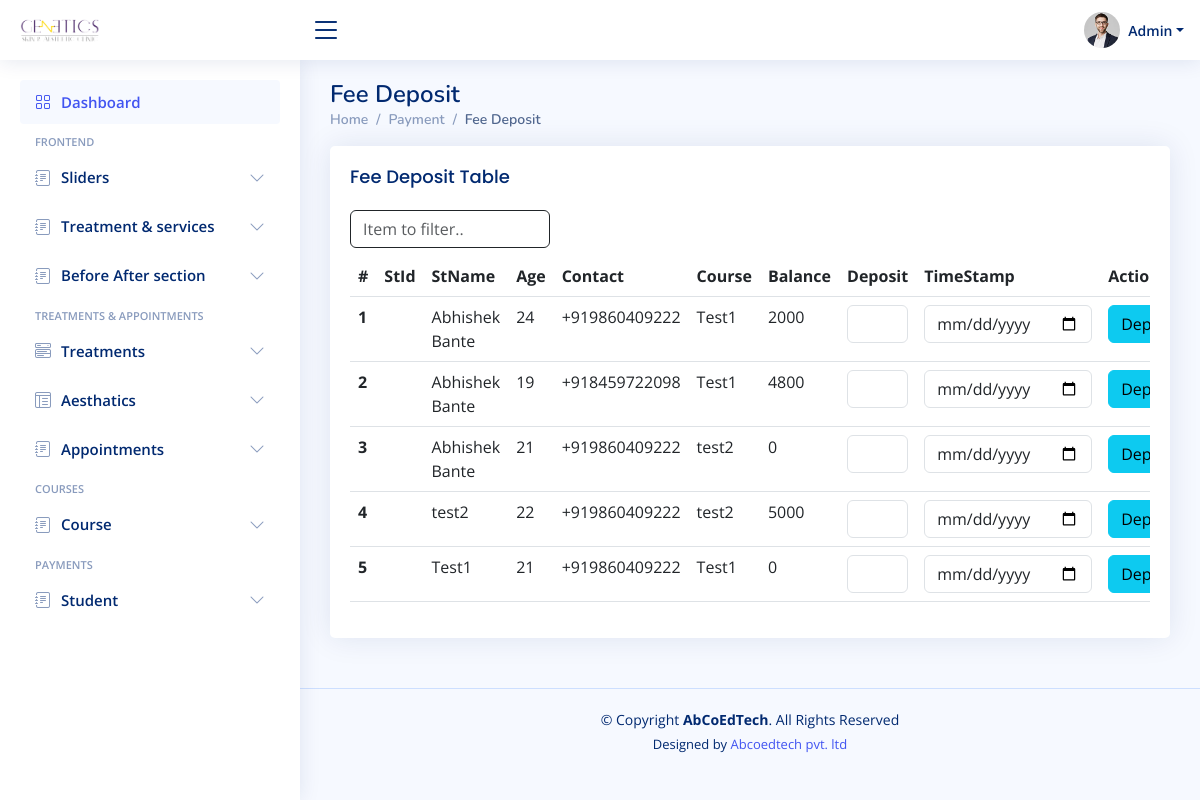
Page /admin/add_fees.php (signed in) on the committed database.
### tables this page shows
CREATE TABLE `student` (
  `id` int(11) NOT NULL,
  `course` varchar(255) NOT NULL,
  `name` varchar(255) NOT NULL,
  `age` int(11) NOT NULL,
  `phone` varchar(15) NOT NULL,
  `email` varchar(255) NOT NULL,
  `address` text NOT NULL,
  `education` varchar(255) NOT NULL,
  `fee` int(11) NOT NULL DEFAULT 0,
  `total_fee` int(11) NOT NULL
);

### admin/connect/db.php (called while the page is built)
<?php
class connect{
    public $servername = "localhost";
    private $username = "root";
    private $password = "";
    private $dbname = "dermatics";
    public function dbconnect()
	{
		$db=mysqli_connect($this->servername,$this->username,$this->password,$this->dbname);
		return $db;
	}
}
?>

### admin/connect/fun.php (called while the page is built, shortened)
<?php
class fun
{
    private $db;
    function __construct($con)
    {
        $this->db = $con;
    }
    public function admittedStudents(){
        $sql = "SELECT * FROM `student` where 1  ORDER BY id DESC";
        $fetch = mysqli_query($this->db, $sql);
        return $fetch;
    }
}
?>

### admin/add_fees.php (the view, shortened to what this page needs)
<!DOCTYPE html>
<html lang="en">
<head>
  <?php
  include "include/links.php";
 ?>
</head>
<?php
  $fetch = $fun->admittedStudents();
?>
<body>
  <?php
  include "include/header.php";
 ?>
  <?php
  include "include/navBar.php";
 ?>
  <main id="main" class="main">
    <div class="pagetitle">
        <h1>Fee Deposit</h1>
        <nav>
          <ol class="breadcrumb">
            <li class="breadcrumb-item"><a href="index.php">Home</a></li>
            <li class="breadcrumb-item">Payment</li>
            <li class="breadcrumb-item active">Fee Deposit</li>
          </ol>
        </nav>
      </div>
      <section class="section">
        <div class="row">
          <div class="col-lg-12">
            <div class="card">
            <div class="card-body">
                <h5 class="card-title">Fee Deposit Table</h5>
                <div class="table-responsive">
                  <div>
                    <input type="text" class="cd-search table-filter form-control w-25 mb-2 border border-dark rounded-xl" data-table="order-table" placeholder="Item to filter.." />
                  </div>
                    <table class="table  cd-table order-table">
                        <thead>
                          <tr>
                            <th scope="col">#</th>
                            <th scope="col">StId</th>
                            <th scope="col">StName</th>
                            <th scope="col">Age</th>
                            <th scope="col">Contact</th>
                            <th scope="col">Course</th>
                            <th scope="col">Balance</th>
                            <th scope="col">Deposit</th>
                            <th scope="col">TimeStamp</th>
                            <th scope="col"  >Action</th>
                          </tr>
                        </thead>
                        <tbody>
                        <?php
                            if(mysqli_num_rows($fetch)>0){
                                $sr = 1;
                                while($res = mysqli_fetch_assoc($fetch)){
                        ?>
                        <tr>
                          <form action="add_fees.php" method="POST">
                            <th scope="row"><?php echo $sr?></th>
                            <td><?php $res['id']?>
                            </td>
                            <td>
                              <?php echo $res['name']?>
                            </td>
                            <td><?php echo $res['age']?></td>
                            <td><?php echo $res['phone']?></td>
                            <td>
                              <?php echo $res['course']?>
                            </td>
                            <td><?php echo $res['fee']?>
                            </td>
                            <td>
                                <input type="text" name="deposit" id="deposit" class="form-control">
                            </td>
                            <td>
                                <input type="date" name="date" id="date"  class="form-control">
                            </td>
                            <td  >
                              <button type="submit" name="submit" class="btn w-auto btn-info">Deposit</button>
                            </td>
                          </form>
                        </tr>
                            <?php
                            $sr++;
                        }
                    }
                    ?>
                        </tbody>
                      </table>
                </div>
              </div>
            </div>
          </div>
        </div>
      </section>
  </main>
  <?php
  include "include/footer.php";
 ?>
</body>
</html>

### admin/assets/css/style.css (style rules this page uses)
:root { scroll-behavior: smooth; }
body { font-family: "Open Sans", sans-serif; background: #f6f9ff; color: #444444; }
a { color: #4154f1; text-decoration: none; }
h1, h2, h3, h4, h5, h6 { font-family: "Nunito", sans-serif; }
#main { margin-top: 60px; padding: 20px 30px; transition: all 0.3s; }
.pagetitle { margin-bottom: 10px; }
.pagetitle h1 { font-size: 24px; margin-bottom: 0; font-weight: 600; color: #012970; }
.card { margin-bottom: 30px; border: none; border-radius: 5px; box-shadow: 0px 0 30px rgba(1, 41, 112, 0.1); }
.card-title { padding: 20px 0 15px 0; font-size: 18px; font-weight: 500; color: #012970; font-family: "Poppins", sans-serif; }
.card-body { padding: 0 20px 20px 20px; }
.breadcrumb { font-size: 14px; font-family: "Nunito", sans-serif; color: #899bbd; font-weight: 600; }
.breadcrumb a { color: #899bbd; transition: 0.3s; }
.breadcrumb .breadcrumb-item::before { color: #899bbd; }
.breadcrumb .active { color: #51678f; font-weight: 600; }
@media (min-width: 1200px) { #main, #footer { margin-left: 300px; } }

### rows in the picture
student: name "Abhishek Bante", age "24", phone "+919860409222", course "Test1", fee "2000"
student: name "Abhishek Bante", age "19", phone "+918459722098", course "Test1", fee "4800"
student: name "Abhishek Bante", age "21", phone "+919860409222", course "test2", fee "0"
student: name "test2", age "22", phone "+919860409222", course "test2", fee "5000"
student: name "Test1", age "21", phone "+919860409222", course "Test1", fee "0"
